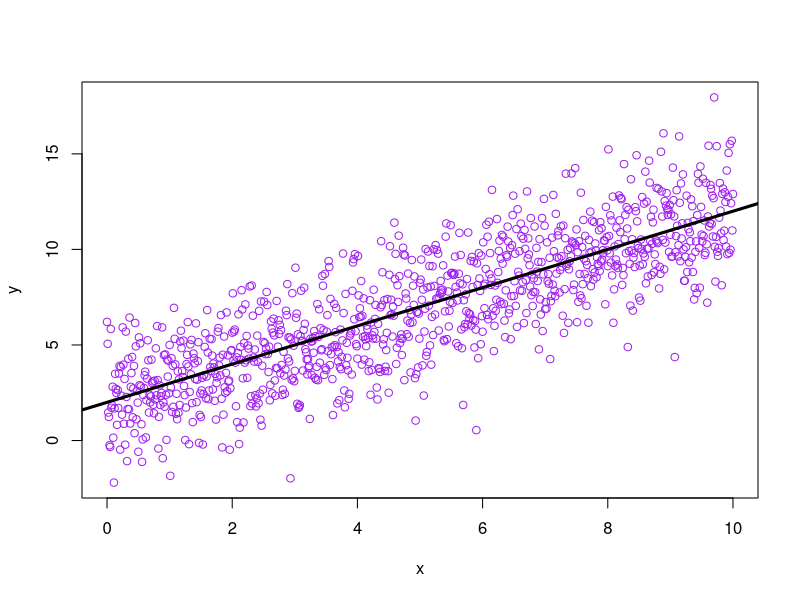
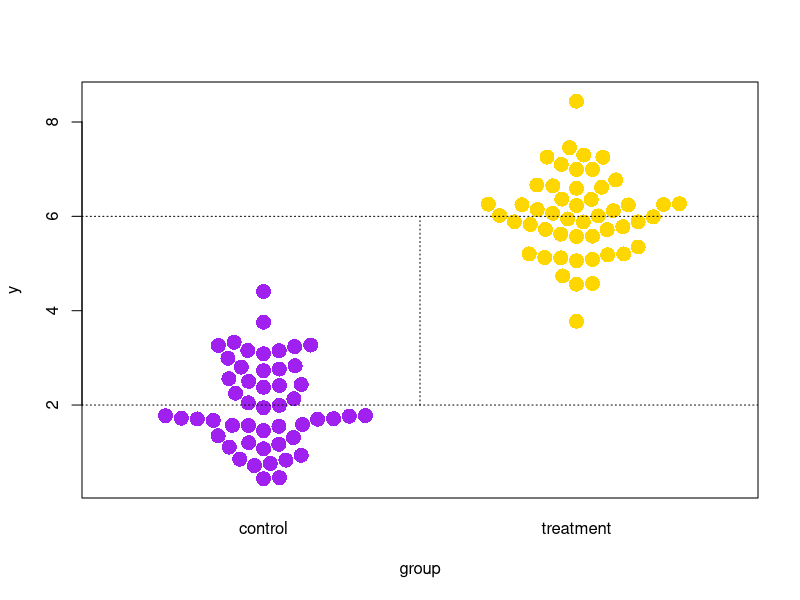
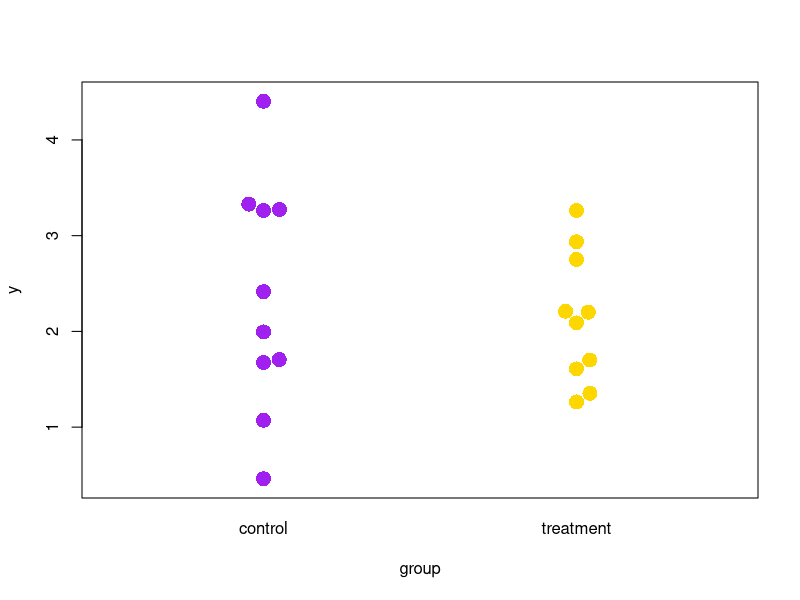
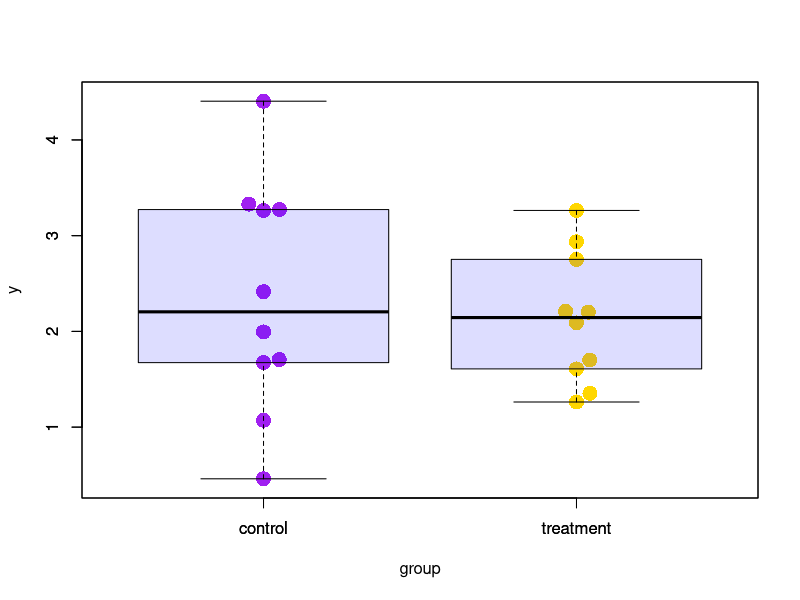
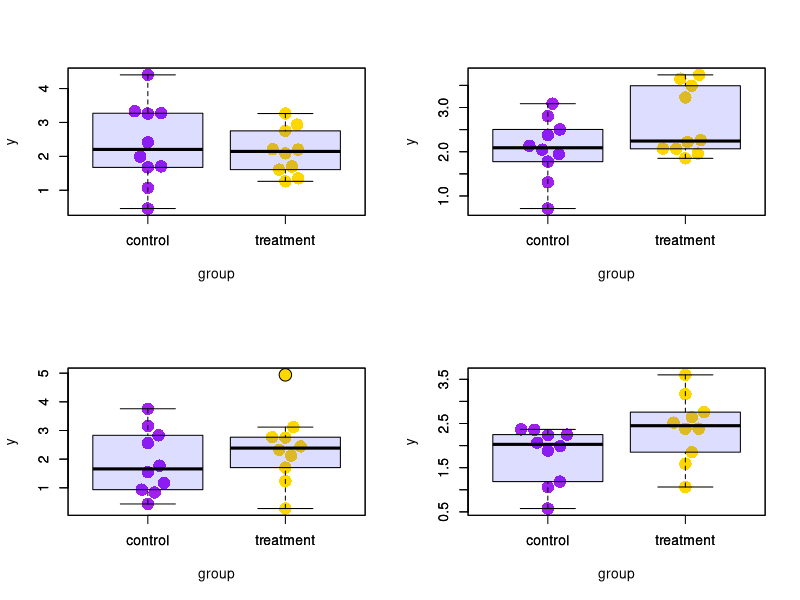
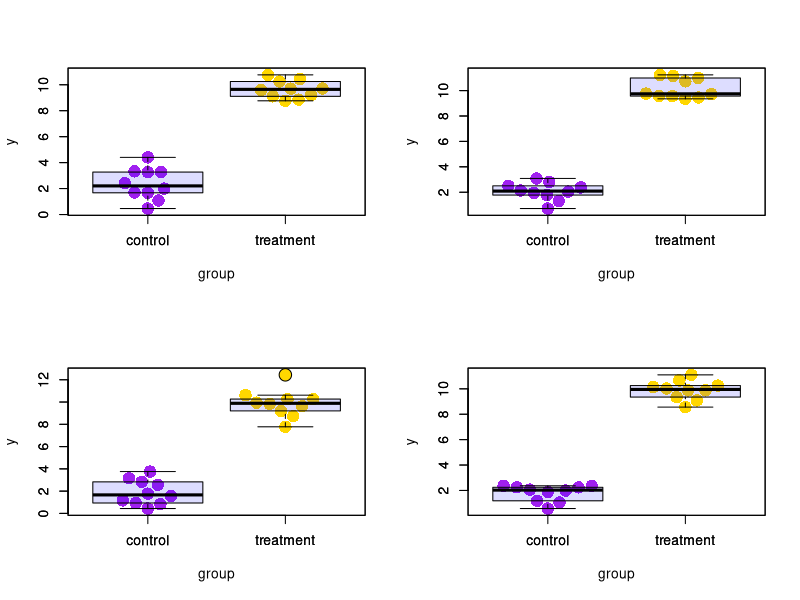
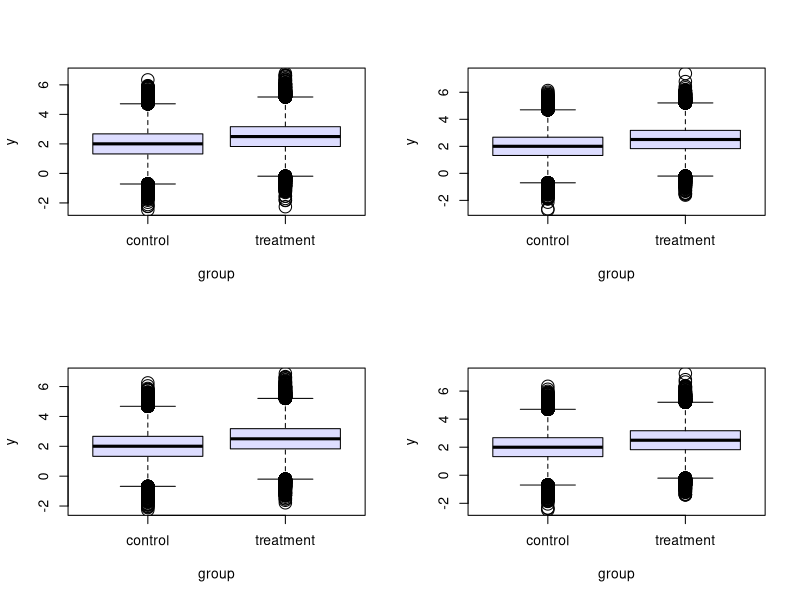

Write the R code that produced these figures, in order.
## ---- chunk 1
knitr::opts_chunk$set(echo = FALSE)
library(beeswarm)
library(knitr)
library(kableExtra)
beeswarm_sim <- function(n, mean1, mean2, add_means=FALSE, add_beeswarm=TRUE){
  group_1 <- rnorm(n, mean=mean1)
  group_2 <- rnorm(n, mean=mean2)
  df <- data.frame(
    group=c(rep("control", n), rep("treatment", n)),
    y=c(group_1, group_2)
  )
  if(add_beeswarm){
    beeswarm(y ~ group, data=df, col=c("purple", "gold"), pch=16, cex=2)
  }
  if(add_means){
    boxplot(y ~ group, data=df, add=add_beeswarm, col="#0000ff22", cex=2)
  }
}
## ---- chunk 2
df <- data.frame(Exposure = c("Exposed", "Unexposed"), 
                 Outcome = linebreak(c("a", "b")), 
                 NoOutcome = linebreak(c("c", "d")))
kable(df, col.names = c("", "Outcome", "No Outcome"), escape = F,
      caption="Example 2x2 Table") %>%
  kable_styling(latex_options = "hold_position")
## ---- chunk 3
df <- data.frame(Type = c("Exposure", "Outcome", "Population"), 
                 Descriptive = linebreak(c(" ", " ", " ")), 
                 Inferential = linebreak(c(" ", " ", " ")))
kable(df, col.names = c("", "Descriptive", "Inferential"), escape = F, caption = "Basic Elements of Study Design") %>%
  kable_styling(latex_options = "hold_position")
## ---- chunk 4
df <- data.frame(Type = c("Exposure", "Outcome", "Population"), 
                 Descriptive = linebreak(c(" ", "ischemic stroke (IS)", "women age 45-60 without IS")), 
                 Inferential = linebreak(c("experimental treatment", "death from IS", "women age 45-60 with IS")))
kable(df, col.names = c("", "Descriptive", "Inferential"), escape = F) %>%
  kable_styling(latex_options = "hold_position")
## ---- chunk 5
x <- seq(0, 10, by=0.01)
y <- 2 + x * 1 + rnorm(length(x), sd=2)
plot(y ~ x, col='purple')
abline(a=2, b=1, col='black', lwd=3)
## ---- chunk 6
set.seed(0)
beeswarm_sim(n=50, mean1=2.0, mean2=6.0)
abline(2.0, 0, lty='dotted')
abline(6.0, 0, lty='dotted')
segments(x0=1.5, x1=1.5, y0=2.0, y1=6.0, lty='dotted')
## ---- chunk 7
set.seed(0)
beeswarm_sim(n=10, mean1=2.0, mean2=2.5)
## ---- chunk 8
set.seed(0)
beeswarm_sim(n=10, mean1=2.0, mean2=2.5, add_means=TRUE)
## ---- chunk 9
set.seed(0)
par(mfrow=c(2, 2))
for(i in 1:4){
  beeswarm_sim(n=10, mean1=2.0, mean2=2.5, add_means=TRUE)
}
## ---- chunk 10
set.seed(0)
par(mfrow=c(2, 2))
for(i in 1:4){
  beeswarm_sim(n=10, mean1=2., mean2=10., add_means=TRUE)
}
## ---- chunk 11
set.seed(0)
par(mfrow=c(2, 2))
for(i in 1:4){
  beeswarm_sim(n=100000, mean1=2.0, mean2=2.5, add_means=TRUE, add_beeswarm=FALSE)
}
